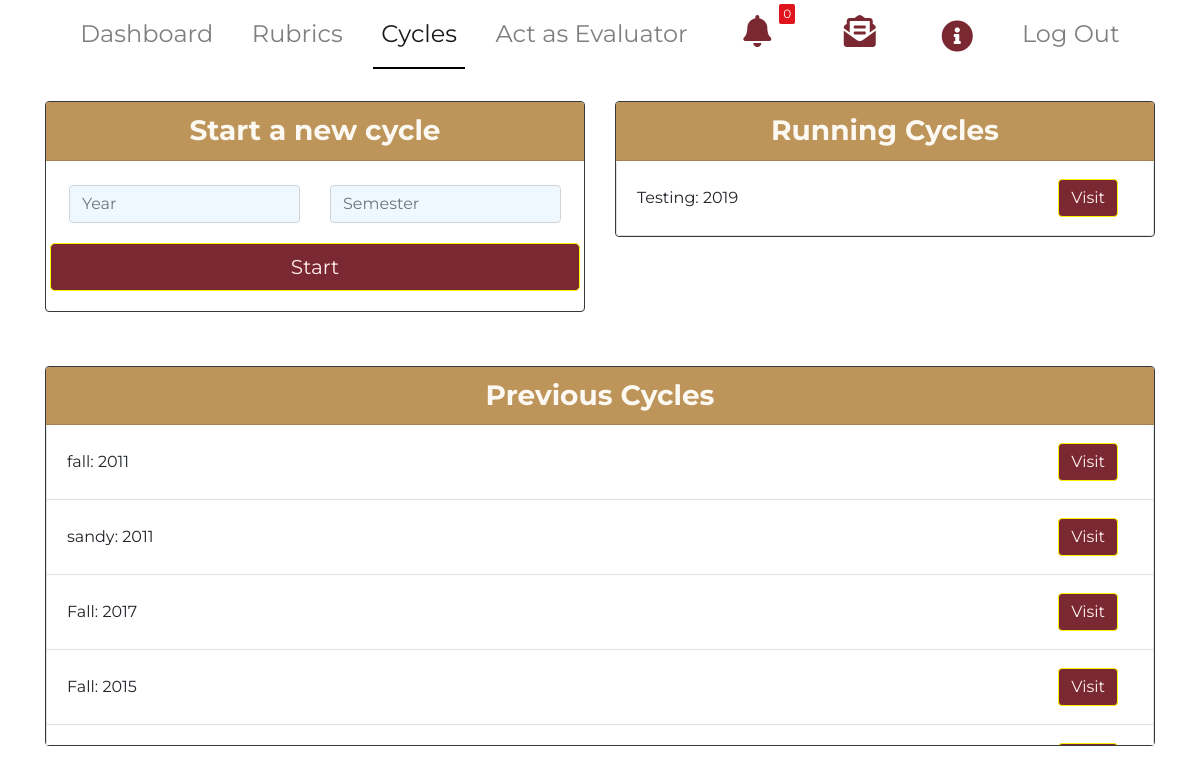
/cycles (signed in), run on an earlier commit of the app's database.
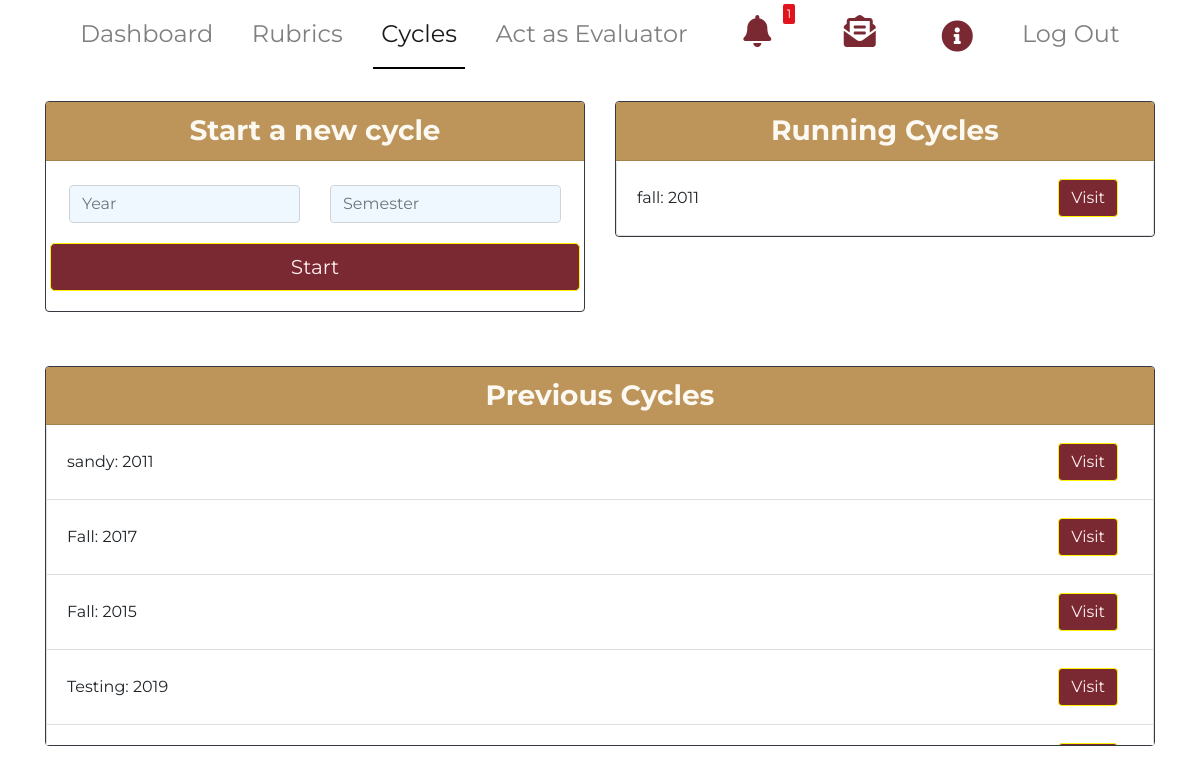
And on a later commit of the database.
### main/models.py (models this page shows, shortened)
class Cycle(models.Model):
    year = models.PositiveIntegerField()
    semester = models.CharField(max_length=200)
    startDate = models.DateField(default=None)
    endDate = models.DateField(default=None, null=True)
    isCurrent = models.BooleanField(default=True)
    coordinator = models.ForeignKey(CoOrdinator,null=True,on_delete=models.CASCADE)

### main/views.py (the view)
# urls.py: path('cycles', views.cycles, name = 'cycles'),
@user_passes_test(admin_test)
def cycles(request):
    cycles = Cycle.objects.all()
    context = {'cycles':cycles, 'cycle': 'active','notification_count' : Notification.objects.filter(read=False).count(),
    'notifications' : Notification.objects.filter(read=False).order_by('-created_at')}
    return render(request, 'main/cycles.html', context)

### main/views.py (called while the page is built)
def admin_test(user):
    return user.is_staff

### main/templates/main/cycles.html (shortened to what this page needs)
{% extends  'main/adminbase.html' %}
{%load static%}
{%block body_block%}
    <div class = "container-fluid">
      <div class = "container" id = "main_content">
        <div class = "row">
           <div class = "col col-lg-6 col-md-12 col-sm-12 col-xs-12 col-12">
             <div class = "card border-dark mb-3">
               <h3 class = "card-header title text-center"> Start a new cycle </h3>
               <form action = "{% url 'main:newCycle' %}" method = "POST" >
                 <div class="row mt-4 ml-2 mr-2">
                   <div class="col col-lg-6 col-md-6 col-sm-12 col-xs-12 col-12">
                      <div class="form-group">
                        <input type="text" name = "year" class="form-control" placeholder="Year" required>
                      </div>
                   </div>
                   <div class="col col-lg-6 col-md-6 col-sm-12 col-xs-12 col-12">
                     <div class="form-group">
                       <input type="text" name = "semester" class="form-control" placeholder="Semester" required>
                     </div>
                   </div>
                 </div>
                 <div class = "row p-1">
                   <div class = "col col-12 ml-0.5">
                 <div class="form-group">
                   <button type = "submit" class = "btn btn-primary btn-lg btn-block">Start</button>
                 </div>
                 </div>
               </div>
               </form>
               </div>
               </div>
         <div class = "col col-lg-6 col-md-12 col-sm-12 col-xs-12 col-12">
           <div id= "card-border-dark-mb-3" class = "card border-dark mb-3">
             <h3 class = "card-header title text-center">Running Cycles </h3>
             <ul class="list-group">
               {%for cycle in cycles%}
                 {%if cycle.isCurrent %}
                 <li class="list-group-item d-flex justify-content-between align-items-center">
                   {{cycle.semester}}: {{cycle.year}}
                 <a href = "{% url 'main:cycle' cycle.id %}">
                   <button class = "btn btn-primary"> Visit </button>
                 </a>
                 </li>
                 {%endif%}
               {%endfor%}
             </ul>
           </div>
         </div>
</div>
<hr/>
<div class = "row">
  <div class = "col col-lg-12 col-md-12 col-sm-12 col-xs-12 col-12">
   <div class = "card border-dark mb-3" >
     <h3 class = "card-header title text-center"> Previous Cycles </h3>
     <ul class="list-group" style="overflow-y:scroll; height: 40vh">
       {%for cycle in cycles%}
         {%if cycle.isCurrent == False %}
         <li class="list-group-item d-flex justify-content-between align-items-center">
           {{cycle.semester}}: {{cycle.year}}
         <a href = "{% url 'main:cycle' cycle.id %}">
           <button class = "btn btn-primary"> Visit </button>
         </a>
         </li>
         {%endif%}
       {%endfor%}
     </ul>
   </div>
 </div>
</div>
</div>
</div>
{%endblock%}

What changed in the data, as far as the page shows it:
changed Cycle "fall": moves from the list under "Previous Cycles" to the list under "Running Cycles"
changed Cycle "Testing": moves from the list under "Running Cycles" to the list under "Previous Cycles"
Also different on the page:
{{ notification_count }}: "0" → "1"
